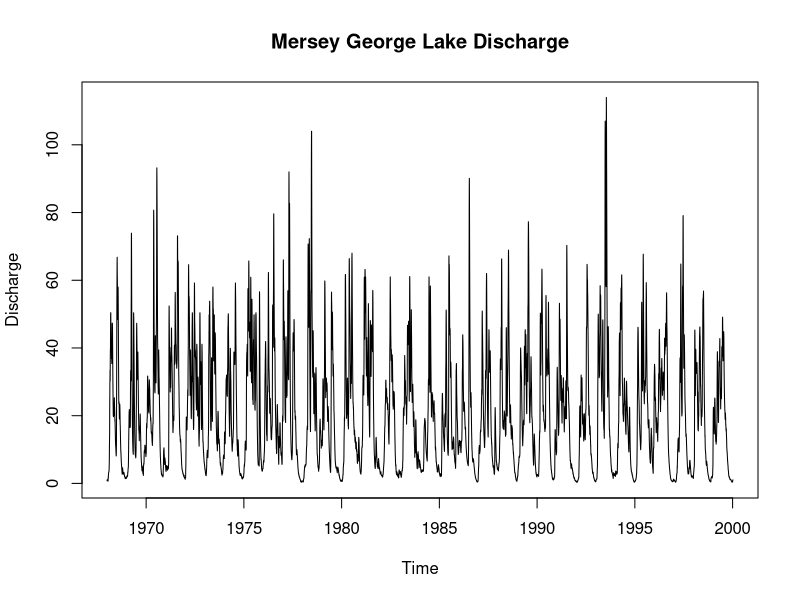
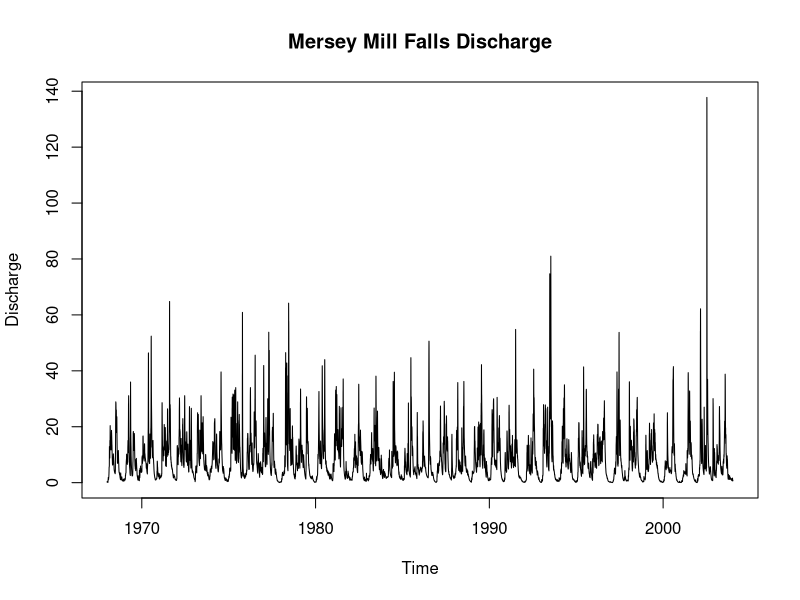
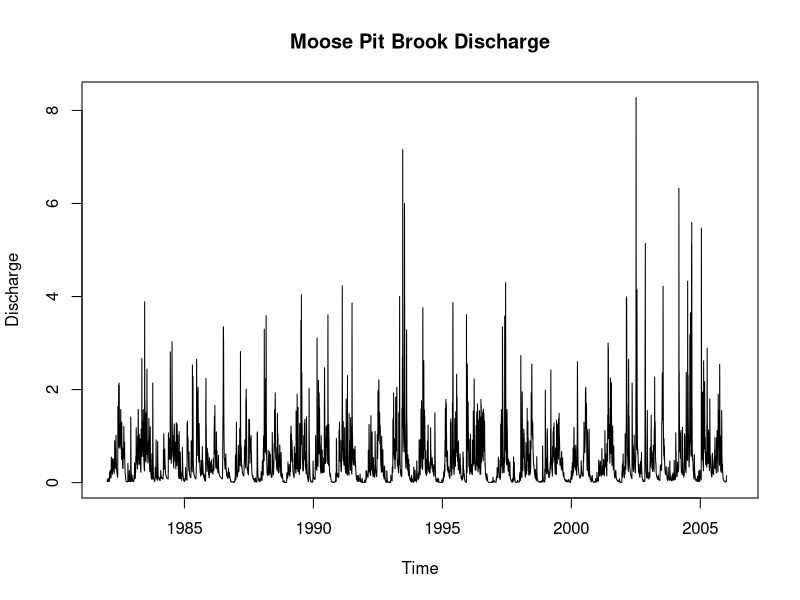
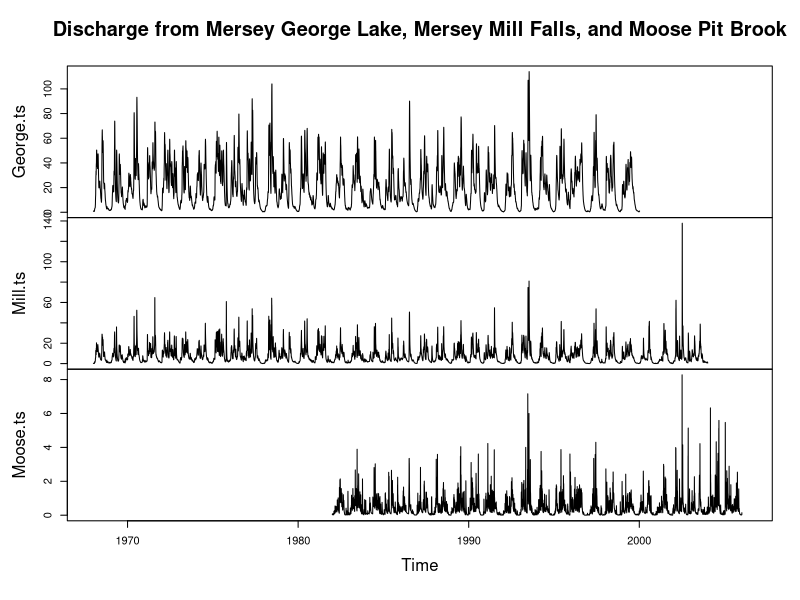
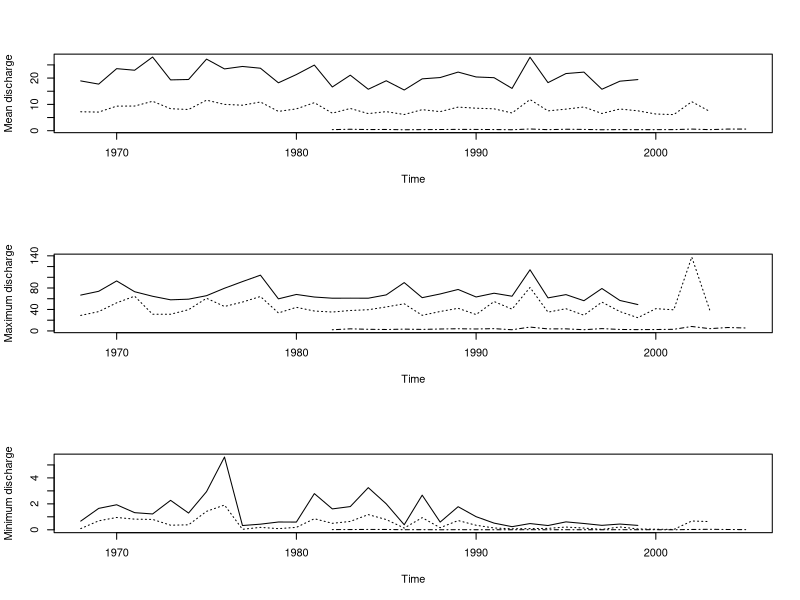
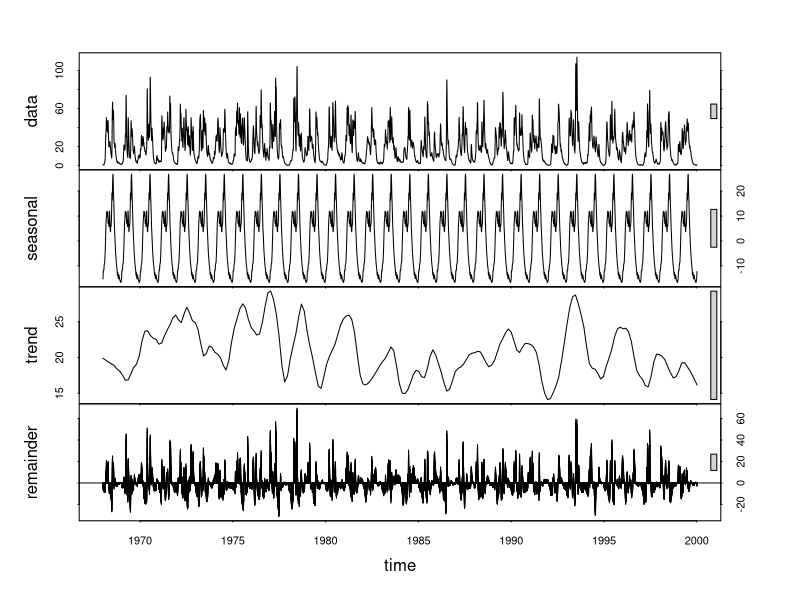
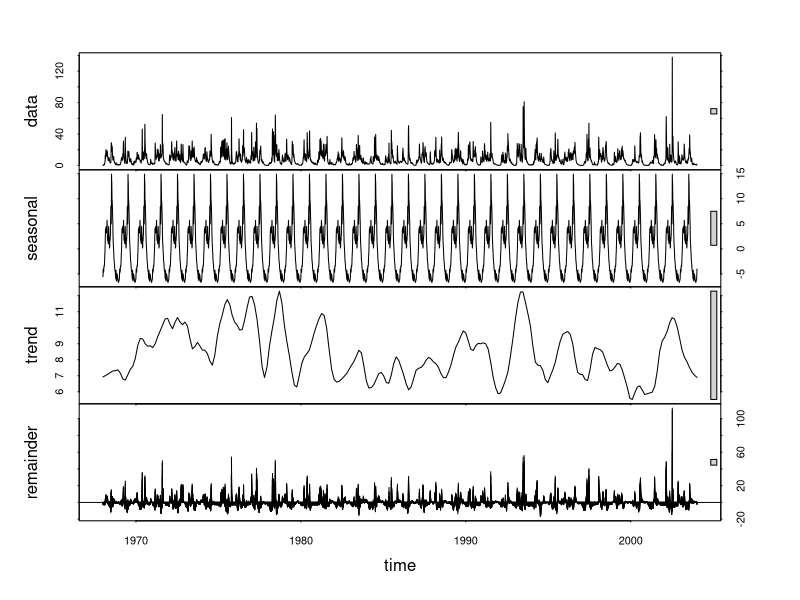

Write the R code that produced these figures, in order. (Note: this script raises an error after producing the figures.)
# ==========
# = George =
# ==========
data <- read.delim("../data/QABRPA KEJI Streamflow george.txt", header=TRUE)
attach(data)
data$date <- paste(Year, Month, Day, sep="-")
detach(data)
George <- data[ , c(18, 4:7)]
rm(data)
George <- transform(George, date = as.Date(George$date))
names(George)[5] <- "Discharge"
George.ts <- ts(George$Discharge, start=c(George[1,4]), freq=365)
plot(George.ts, main="Mersey George Lake Discharge", ylab="Discharge") 
# =====================
# = Mersey Mill Falls =
# =====================
data <- read.delim("../data/QABRPA KEJI Streamflow mersey.txt", header=TRUE)
attach(data)
data$date <- paste(Year, Month, Day, sep="-")
detach(data)
Mill <- data[ , c(18, 4:7)]
rm(data)
Mill <- transform(Mill, date = as.Date(Mill$date))
names(Mill)[5] <- "Discharge"
Mill.ts <- ts(Mill$Discharge, start=c(Mill[1,4]), freq=365)
plot(Mill.ts, main="Mersey Mill Falls Discharge", ylab="Discharge")
# =============
# = Moose Pit =
# =============
data <- read.delim("../data/QABRPA KEJI Streamflow moosepit.txt", header=TRUE)
attach(data)
data$date <- paste(Year, Month, Day, sep="-")
detach(data)
Moose <- data[ , c(18, 4:7)]
rm(data)
Moose <- transform(Moose, date = as.Date(Moose$date))
names(Moose)[5] <- "Discharge"
Moose.ts <- ts(Moose$Discharge, start=c(Moose[1,4]), freq=365)
plot(Moose.ts, main="Moose Pit Brook Discharge", ylab="Discharge")
# ============
# = Combined =
# ============
Mersey.ts <- ts.union(George.ts, Mill.ts, Moose.ts)
plot(Mersey.ts, main="Discharge from Mersey George Lake, Mersey Mill Falls, and Moose Pit Brook")
oldPar <- par()
lineTypes <- c("solid", "dotted", "dotdash")
par(mfrow=c(3,1))
ts.plot(aggregate(Mersey.ts, 1, mean), ylab = "Mean discharge", lty = lineTypes)
ts.plot(aggregate(Mersey.ts, 1, max), ylab = "Maximum discharge", lty = lineTypes)
ts.plot(aggregate(Mersey.ts, 1, min), ylab = "Minimum discharge", lty = lineTypes)
par(oldPar)
# acf(Mersey.ts, na.action = na.pass)
George.stl <- stl(George.ts, "periodic", na.action=na.exclude)
plot(George.stl)
Mill.stl <- stl(Mill.ts, "periodic", na.action=na.exclude)
plot(Mill.stl)
Moose.stl <- stl(Moose.ts, "periodic", na.action=na.exclude)
plot(Moose.stl)

George.ag.stl <- stl(aggregate(George.ts, 1, mean), "periodic", na.action=na.exclude)
plot(George.stl)

spectrum(Mersey.ts, na.action=na.exclude, span=c(3,3))
par(oldPar)